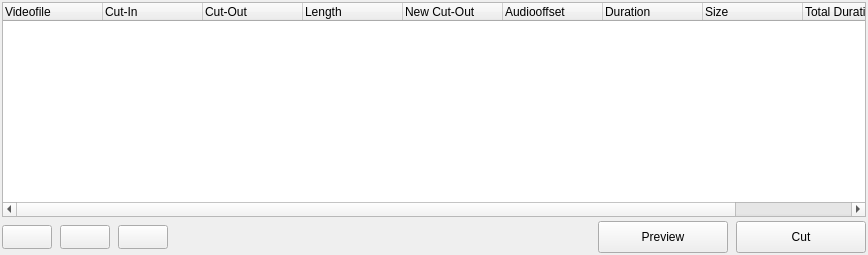
<ui version="4.0" >
 <class>TTCutListWidget</class>
 <widget class="QWidget" name="TTCutListWidget" >
  <property name="geometry" >
   <rect>
    <x>0</x>
    <y>0</y>
    <width>868</width>
    <height>255</height>
   </rect>
  </property>
  <property name="sizePolicy" >
   <sizepolicy vsizetype="Preferred" hsizetype="Preferred" >
    <horstretch>0</horstretch>
    <verstretch>1</verstretch>
   </sizepolicy>
  </property>
  <property name="minimumSize" >
   <size>
    <width>16</width>
    <height>104</height>
   </size>
  </property>
  <property name="sizeIncrement" >
   <size>
    <width>0</width>
    <height>1</height>
   </size>
  </property>
  <property name="windowTitle" >
   <string>Form</string>
  </property>
  <layout class="QGridLayout" name="gridLayout" >
   <property name="horizontalSpacing" >
    <number>8</number>
   </property>
   <property name="verticalSpacing" >
    <number>4</number>
   </property>
   <property name="margin" >
    <number>2</number>
   </property>
   <item row="0" column="0" colspan="6" >
    <widget class="QTreeWidget" name="videoCutList" >
     <property name="sizePolicy" >
      <sizepolicy vsizetype="Preferred" hsizetype="Preferred" >
       <horstretch>0</horstretch>
       <verstretch>0</verstretch>
      </sizepolicy>
     </property>
     <property name="minimumSize" >
      <size>
       <width>400</width>
       <height>120</height>
      </size>
     </property>
     <property name="mouseTracking" >
      <bool>false</bool>
     </property>
     <property name="focusPolicy" >
      <enum>Qt::ClickFocus</enum>
     </property>
     <property name="contextMenuPolicy" >
      <enum>Qt::CustomContextMenu</enum>
     </property>
     <property name="frameShape" >
      <enum>QFrame::StyledPanel</enum>
     </property>
     <property name="frameShadow" >
      <enum>QFrame::Plain</enum>
     </property>
     <property name="selectionMode" >
      <enum>QAbstractItemView::ExtendedSelection</enum>
     </property>
     <property name="rootIsDecorated" >
      <bool>false</bool>
     </property>
     <column>
      <property name="text" >
       <string>Videofile</string>
      </property>
     </column>
     <column>
      <property name="text" >
       <string>Cut-In</string>
      </property>
     </column>
     <column>
      <property name="text" >
       <string>Cut-Out</string>
      </property>
     </column>
     <column>
      <property name="text" >
       <string>Length</string>
      </property>
     </column>
     <column>
      <property name="text" >
       <string>New Cut-Out</string>
      </property>
     </column>
     <column>
      <property name="text" >
       <string>Audiooffset</string>
      </property>
     </column>
     <column>
      <property name="text" >
       <string>Duration</string>
      </property>
     </column>
     <column>
      <property name="text" >
       <string>Size</string>
      </property>
     </column>
     <column>
      <property name="text" >
       <string>Total Duration</string>
      </property>
     </column>
     <column>
      <property name="text" >
       <string>Total Size</string>
      </property>
     </column>
    </widget>
   </item>
   <item row="1" column="0" >
    <widget class="QPushButton" name="pbEntryUp" >
     <property name="sizePolicy" >
      <sizepolicy vsizetype="Fixed" hsizetype="Fixed" >
       <horstretch>0</horstretch>
       <verstretch>0</verstretch>
      </sizepolicy>
     </property>
     <property name="minimumSize" >
      <size>
       <width>50</width>
       <height>24</height>
      </size>
     </property>
     <property name="maximumSize" >
      <size>
       <width>50</width>
       <height>24</height>
      </size>
     </property>
     <property name="text" >
      <string/>
     </property>
     <property name="icon" >
      <iconset resource="cutlistwidget.qrc" >
       <normaloff>:/pixmaps/pixmaps/uparrow_18.xpm</normaloff>:/pixmaps/pixmaps/uparrow_18.xpm</iconset>
     </property>
     <property name="iconSize" >
      <size>
       <width>12</width>
       <height>12</height>
      </size>
     </property>
    </widget>
   </item>
   <item row="1" column="1" >
    <widget class="QPushButton" name="pbEntryDown" >
     <property name="sizePolicy" >
      <sizepolicy vsizetype="Fixed" hsizetype="Fixed" >
       <horstretch>0</horstretch>
       <verstretch>0</verstretch>
      </sizepolicy>
     </property>
     <property name="minimumSize" >
      <size>
       <width>50</width>
       <height>24</height>
      </size>
     </property>
     <property name="maximumSize" >
      <size>
       <width>50</width>
       <height>24</height>
      </size>
     </property>
     <property name="text" >
      <string/>
     </property>
     <property name="icon" >
      <iconset resource="cutlistwidget.qrc" >
       <normaloff>:/pixmaps/pixmaps/downarrow_18.xpm</normaloff>:/pixmaps/pixmaps/downarrow_18.xpm</iconset>
     </property>
     <property name="iconSize" >
      <size>
       <width>12</width>
       <height>12</height>
      </size>
     </property>
    </widget>
   </item>
   <item row="1" column="2" >
    <widget class="QPushButton" name="pbEntryDelete" >
     <property name="sizePolicy" >
      <sizepolicy vsizetype="Fixed" hsizetype="Fixed" >
       <horstretch>0</horstretch>
       <verstretch>0</verstretch>
      </sizepolicy>
     </property>
     <property name="minimumSize" >
      <size>
       <width>50</width>
       <height>24</height>
      </size>
     </property>
     <property name="maximumSize" >
      <size>
       <width>50</width>
       <height>24</height>
      </size>
     </property>
     <property name="text" >
      <string/>
     </property>
     <property name="icon" >
      <iconset resource="cutlistwidget.qrc" >
       <normaloff>:/pixmaps/pixmaps/cancel_18.xpm</normaloff>:/pixmaps/pixmaps/cancel_18.xpm</iconset>
     </property>
     <property name="iconSize" >
      <size>
       <width>12</width>
       <height>12</height>
      </size>
     </property>
    </widget>
   </item>
   <item row="1" column="3" >
    <spacer name="horizontalSpacer" >
     <property name="orientation" >
      <enum>Qt::Horizontal</enum>
     </property>
     <property name="sizeHint" stdset="0" >
      <size>
       <width>250</width>
       <height>20</height>
      </size>
     </property>
    </spacer>
   </item>
   <item row="1" column="4" >
    <widget class="QPushButton" name="pbPreview" >
     <property name="minimumSize" >
      <size>
       <width>130</width>
       <height>32</height>
      </size>
     </property>
     <property name="maximumSize" >
      <size>
       <width>16777215</width>
       <height>32</height>
      </size>
     </property>
     <property name="text" >
      <string>Preview</string>
     </property>
     <property name="icon" >
      <iconset resource="cutlistwidget.qrc" >
       <normaloff>:/pixmaps/pixmaps/preview_18.xpm</normaloff>:/pixmaps/pixmaps/preview_18.xpm</iconset>
     </property>
     <property name="iconSize" >
      <size>
       <width>14</width>
       <height>14</height>
      </size>
     </property>
    </widget>
   </item>
   <item row="1" column="5" >
    <widget class="QPushButton" name="pbCutAudioVideo" >
     <property name="minimumSize" >
      <size>
       <width>130</width>
       <height>32</height>
      </size>
     </property>
     <property name="maximumSize" >
      <size>
       <width>16777215</width>
       <height>32</height>
      </size>
     </property>
     <property name="text" >
      <string>Cut</string>
     </property>
     <property name="icon" >
      <iconset resource="cutlistwidget.qrc" >
       <normaloff>:/pixmaps/pixmaps/cutav_18.xpm</normaloff>:/pixmaps/pixmaps/cutav_18.xpm</iconset>
     </property>
     <property name="iconSize" >
      <size>
       <width>14</width>
       <height>16</height>
      </size>
     </property>
    </widget>
   </item>
  </layout>
 </widget>
 <resources>
  <include location="cutlistwidget.qrc" />
 </resources>
 <connections/>
</ui>
